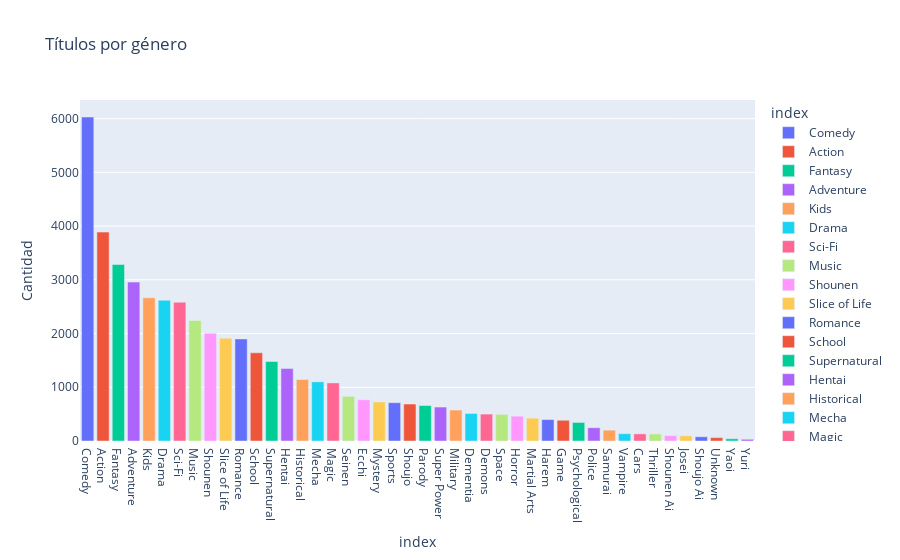

The code cell stored with this chart in its notebook:
### Code cell
# separamos los generos y contamos las ocurrencias
genre_counts = anime['Genres'].str.split(', ').explode().value_counts()

fig = px.bar(genre_counts, x=genre_counts.index, y=genre_counts.values,
             labels={'x':'Genero', 'y':'Cantidad'},
             title='Títulos por género',
             color=genre_counts.index)

fig.show()

### Figure 1 — Plotly figure (JSON) as saved in the notebook; plotly's stock layout.template omitted (floating-point values rounded to 4 significant figures)
{"data": [{"alignmentgroup": "True", "hovertemplate": "index=%{x}<br>Cantidad=%{y}<extra></extra>", "legendgroup": "Comedy", "marker": {"color": "#636efa"}, "name": "Comedy", "offsetgroup": "Comedy", "orientation": "v", "showlegend": true, "textposition": "auto", "type": "bar", "x": ["Comedy"], "xaxis": "x", "y": [6029], "yaxis": "y"}, {"alignmentgroup": "True", "hovertemplate": "index=%{x}<br>Cantidad=%{y}<extra></extra>", "legendgroup": "Action", "marker": {"color": "#EF553B"}, "name": "Action", "offsetgroup": "Action", "orientation": "v", "showlegend": true, "textposition": "auto", "type": "bar", "x": ["Action"], "xaxis": "x", "y": [3888], "yaxis": "y"}, {"alignmentgroup": "True", "hovertemplate": "index=%{x}<br>Cantidad=%{y}<extra></extra>", "legendgroup": "Fantasy", "marker": {"color": "#00cc96"}, "name": "Fantasy", "offsetgroup": "Fantasy", "orientation": "v", "showlegend": true, "textposition": "auto", "type": "bar", "x": ["Fantasy"], "xaxis": "x", "y": [3285], "yaxis": "y"}, {"alignmentgroup": "True", "hovertemplate": "index=%{x}<br>Cantidad=%{y}<extra></extra>", "legendgroup": "Adventure", "marker": {"color": "#ab63fa"}, "name": "Adventure", "offsetgroup": "Adventure", "orientation": "v", "showlegend": true, "textposition": "auto", "type": "bar", "x": ["Adventure"], "xaxis": "x", "y": [2957], "yaxis": "y"}, {"alignmentgroup": "True", "hovertemplate": "index=%{x}<br>Cantidad=%{y}<extra></extra>", "legendgroup": "Kids", "marker": {"color": "#FFA15A"}, "name": "Kids", "offsetgroup": "Kids", "orientation": "v", "showlegend": true, "textposition": "auto", "type": "bar", "x": ["Kids"], "xaxis": "x", "y": [2665], "yaxis": "y"}, {"alignmentgroup": "True", "hovertemplate": "index=%{x}<br>Cantidad=%{y}<extra></extra>", "legendgroup": "Drama", "marker": {"color": "#19d3f3"}, "name": "Drama", "offsetgroup": "Drama", "orientation": "v", "showlegend": true, "textposition": "auto", "type": "bar", "x": ["Drama"], "xaxis": "x", "y": [2619], "yaxis": "y"}, {"alignmentgroup": "True", "hovertemplate": "index=%{x}<br>Cantidad=%{y}<extra></extra>", "legendgroup": "Sci-Fi", "marker": {"color": "#FF6692"}, "name": "Sci-Fi", "offsetgroup": "Sci-Fi", "orientation": "v", "showlegend": true, "textposition": "auto", "type": "bar", "x": ["Sci-Fi"], "xaxis": "x", "y": [2583], "yaxis": "y"}, {"alignmentgroup": "True", "hovertemplate": "index=%{x}<br>Cantidad=%{y}<extra></extra>", "legendgroup": "Music", "marker": {"color": "#B6E880"}, "name": "Music", "offsetgroup": "Music", "orientation": "v", "showlegend": true, "textposition": "auto", "type": "bar", "x": ["Music"], "xaxis": "x", "y": [2244], "yaxis": "y"}, {"alignmentgroup": "True", "hovertemplate": "index=%{x}<br>Cantidad=%{y}<extra></extra>", "legendgroup": "Shounen", "marker": {"color": "#FF97FF"}, "name": "Shounen", "offsetgroup": "Shounen", "orientation": "v", "showlegend": true, "textposition": "auto", "type": "bar", "x": ["Shounen"], "xaxis": "x", "y": [2003], "yaxis": "y"}, {"alignmentgroup": "True", "hovertemplate": "index=%{x}<br>Cantidad=%{y}<extra></extra>", "legendgroup": "Slice of Life", "marker": {"color": "#FECB52"}, "name": "Slice of Life", "offsetgroup": "Slice of Life", "orientation": "v", "showlegend": true, "textposition": "auto", "type": "bar", "x": ["Slice of Life"], "xaxis": "x", "y": [1914], "yaxis": "y"}, {"alignmentgroup": "True", "hovertemplate": "index=%{x}<br>Cantidad=%{y}<extra></extra>", "legendgroup": "Romance", "marker": {"color": "#636efa"}, "name": "Romance", "offsetgroup": "Romance", "orientation": "v", "showlegend": true, "textposition": "auto", "type": "bar", "x": ["Romance"], "xaxis": "x", "y": [1899], "yaxis": "y"}, {"alignmentgroup": "True", "hovertemplate": "index=%{x}<br>Cantidad=%{y}<extra></extra>", "legendgroup": "School", "marker": {"color": "#EF553B"}, "name": "School", "offsetgroup": "School", "orientation": "v", "showlegend": true, "textposition": "auto", "type": "bar", "x": ["School"], "xaxis": "x", "y": [1642], "yaxis": "y"}, {"alignmentgroup": "True", "hovertemplate": "index=%{x}<br>Cantidad=%{y}<extra></extra>", "legendgroup": "Supernatural", "marker": {"color": "#00cc96"}, "name": "Supernatural", "offsetgroup": "Supernatural", "orientation": "v", "showlegend": true, "textposition": "auto", "type": "bar", "x": ["Supernatural"], "xaxis": "x", "y": [1479], "yaxis": "y"}, {"alignmentgroup": "True", "hovertemplate": "index=%{x}<br>Cantidad=%{y}<extra></extra>", "legendgroup": "Hentai", "marker": {"color": "#ab63fa"}, "name": "Hentai", "offsetgroup": "Hentai", "orientation": "v", "showlegend": true, "textposition": "auto", "type": "bar", "x": ["Hentai"], "xaxis": "x", "y": [1348], "yaxis": "y"}, {"alignmentgroup": "True", "hovertemplate": "index=%{x}<br>Cantidad=%{y}<extra></extra>", "legendgroup": "Historical", "marker": {"color": "#FFA15A"}, "name": "Historical", "offsetgroup": "Historical", "orientation": "v", "showlegend": true, "textposition": "auto", "type": "bar", "x": ["Historical"], "xaxis": "x", "y": [1144], "yaxis": "y"}, {"alignmentgroup": "True", "hovertemplate": "index=%{x}<br>Cantidad=%{y}<extra></extra>", "legendgroup": "Mecha", "marker": {"color": "#19d3f3"}, "name": "Mecha", "offsetgroup": "Mecha", "orientation": "v", "showlegend": true, "textposition": "auto", "type": "bar", "x": ["Mecha"], "xaxis": "x", "y": [1101], "yaxis": "y"}, {"alignmentgroup": "True", "hovertemplate": "index=%{x}<br>Cantidad=%{y}<extra></extra>", "legendgroup": "Magic", "marker": {"color": "#FF6692"}, "name": "Magic", "offsetgroup": "Magic", "orientation": "v", "showlegend": true, "textposition": "auto", "type": "bar", "x": ["Magic"], "xaxis": "x", "y": [1081], "yaxis": "y"}, {"alignmentgroup": "True", "hovertemplate": "index=%{x}<br>Cantidad=%{y}<extra></extra>", "legendgroup": "Seinen", "marker": {"color": "#B6E880"}, "name": "Seinen", "offsetgroup": "Seinen", "orientation": "v", "showlegend": true, "textposition": "auto", "type": "bar", "x": ["Seinen"], "xaxis": "x", "y": [830], "yaxis": "y"}, {"alignmentgroup": "True", "hovertemplate": "index=%{x}<br>Cantidad=%{y}<extra></extra>", "legendgroup": "Ecchi", "marker": {"color": "#FF97FF"}, "name": "Ecchi", "offsetgroup": "Ecchi", "orientation": "v", "showlegend": true, "textposition": "auto", "type": "bar", "x": ["Ecchi"], "xaxis": "x", "y": [767], "yaxis": "y"}, {"alignmentgroup": "True", "hovertemplate": "index=%{x}<br>Cantidad=%{y}<extra></extra>", "legendgroup": "Mystery", "marker": {"color": "#FECB52"}, "name": "Mystery", "offsetgroup": "Mystery", "orientation": "v", "showlegend": true, "textposition": "auto", "type": "bar", "x": ["Mystery"], "xaxis": "x", "y": [727], "yaxis": "y"}, {"alignmentgroup": "True", "hovertemplate": "index=%{x}<br>Cantidad=%{y}<extra></extra>", "legendgroup": "Sports", "marker": {"color": "#636efa"}, "name": "Sports", "offsetgroup": "Sports", "orientation": "v", "showlegend": true, "textposition": "auto", "type": "bar", "x": ["Sports"], "xaxis": "x", "y": [713], "yaxis": "y"}, {"alignmentgroup": "True", "hovertemplate": "index=%{x}<br>Cantidad=%{y}<extra></extra>", "legendgroup": "Shoujo", "marker": {"color": "#EF553B"}, "name": "Shoujo", "offsetgroup": "Shoujo", "orientation": "v", "showlegend": true, "textposition": "auto", "type": "bar", "x": ["Shoujo"], "xaxis": "x", "y": [688], "yaxis": "y"}, {"alignmentgroup": "True", "hovertemplate": "index=%{x}<br>Cantidad=%{y}<extra></extra>", "legendgroup": "Parody", "marker": {"color": "#00cc96"}, "name": "Parody", "offsetgroup": "Parody", "orientation": "v", "showlegend": true, "textposition": "auto", "type": "bar", "x": ["Parody"], "xaxis": "x", "y": [660], "yaxis": "y"}, {"alignmentgroup": "True", "hovertemplate": "index=%{x}<br>Cantidad=%{y}<extra></extra>", "legendgroup": "Super Power", "marker": {"color": "#ab63fa"}, "name": "Super Power", "offsetgroup": "Super Power", "orientation": "v", "showlegend": true, "textposition": "auto", "type": "bar", "x": ["Super Power"], "xaxis": "x", "y": [632], "yaxis": "y"}, {"alignmentgroup": "True", "hovertemplate": "index=%{x}<br>Cantidad=%{y}<extra></extra>", "legendgroup": "Military", "marker": {"color": "#FFA15A"}, "name": "Military", "offsetgroup": "Military", "orientation": "v", "showlegend": true, "textposition": "auto", "type": "bar", "x": ["Military"], "xaxis": "x", "y": [576], "yaxis": "y"}, {"alignmentgroup": "True", "hovertemplate": "index=%{x}<br>Cantidad=%{y}<extra></extra>", "legendgroup": "Dementia", "marker": {"color": "#19d3f3"}, "name": "Dementia", "offsetgroup": "Dementia", "orientation": "v", "showlegend": true, "textposition": "auto", "type": "bar", "x": ["Dementia"], "xaxis": "x", "y": [512], "yaxis": "y"}, {"alignmentgroup": "True", "hovertemplate": "index=%{x}<br>Cantidad=%{y}<extra></extra>", "legendgroup": "Demons", "marker": {"color": "#FF6692"}, "name": "Demons", "offsetgroup": "Demons", "orientation": "v", "showlegend": true, "textposition": "auto", "type": "bar", "x": ["Demons"], "xaxis": "x", "y": [501], "yaxis": "y"}, {"alignmentgroup": "True", "hovertemplate": "index=%{x}<br>Cantidad=%{y}<extra></extra>", "legendgroup": "Space", "marker": {"color": "#B6E880"}, "name": "Space", "offsetgroup": "Space", "orientation": "v", "showlegend": true, "textposition": "auto", "type": "bar", "x": ["Space"], "xaxis": "x", "y": [495], "yaxis": "y"}, {"alignmentgroup": "True", "hovertemplate": "index=%{x}<br>Cantidad=%{y}<extra></extra>", "legendgroup": "Horror", "marker": {"color": "#FF97FF"}, "name": "Horror", "offsetgroup": "Horror", "orientation": "v", "showlegend": true, "textposition": "auto", "type": "bar", "x": ["Horror"], "xaxis": "x", "y": [462], "yaxis": "y"}, {"alignmentgroup": "True", "hovertemplate": "index=%{x}<br>Cantidad=%{y}<extra></extra>", "legendgroup": "Martial Arts", "marker": {"color": "#FECB52"}, "name": "Martial Arts", "offsetgroup": "Martial Arts", "orientation": "v", "showlegend": true, "textposition": "auto", "type": "bar", "x": ["Martial Arts"], "xaxis": "x", "y": [425], "yaxis": "y"}, {"alignmentgroup": "True", "hovertemplate": "index=%{x}<br>Cantidad=%{y}<extra></extra>", "legendgroup": "Harem", "marker": {"color": "#636efa"}, "name": "Harem", "offsetgroup": "Harem", "orientation": "v", "showlegend": true, "textposition": "auto", "type": "bar", "x": ["Harem"], "xaxis": "x", "y": [399], "yaxis": "y"}, {"alignmentgroup": "True", "hovertemplate": "index=%{x}<br>Cantidad=%{y}<extra></extra>", "legendgroup": "Game", "marker": {"color": "#EF553B"}, "name": "Game", "offsetgroup": "Game", "orientation": "v", "showlegend": true, "textposition": "auto", "type": "bar", "x": ["Game"], "xaxis": "x", "y": [386], "yaxis": "y"}, {"alignmentgroup": "True", "hovertemplate": "index=%{x}<br>Cantidad=%{y}<extra></extra>", "legendgroup": "Psychological", "marker": {"color": "#00cc96"}, "name": "Psychological", "offsetgroup": "Psychological", "orientation": "v", "showlegend": true, "textposition": "auto", "type": "bar", "x": ["Psychological"], "xaxis": "x", "y": [345], "yaxis": "y"}, {"alignmentgroup": "True", "hovertemplate": "index=%{x}<br>Cantidad=%{y}<extra></extra>", "legendgroup": "Police", "marker": {"color": "#ab63fa"}, "name": "Police", "offsetgroup": "Police", "orientation": "v", "showlegend": true, "textposition": "auto", "type": "bar", "x": ["Police"], "xaxis": "x", "y": [247], "yaxis": "y"}, {"alignmentgroup": "True", "hovertemplate": "index=%{x}<br>Cantidad=%{y}<extra></extra>", "legendgroup": "Samurai", "marker": {"color": "#FFA15A"}, "name": "Samurai", "offsetgroup": "Samurai", "orientation": "v", "showlegend": true, "textposition": "auto", "type": "bar", "x": ["Samurai"], "xaxis": "x", "y": [202], "yaxis": "y"}, {"alignmentgroup": "True", "hovertemplate": "index=%{x}<br>Cantidad=%{y}<extra></extra>", "legendgroup": "Vampire", "marker": {"color": "#19d3f3"}, "name": "Vampire", "offsetgroup": "Vampire", "orientation": "v", "showlegend": true, "textposition": "auto", "type": "bar", "x": ["Vampire"], "xaxis": "x", "y": [136], "yaxis": "y"}, {"alignmentgroup": "True", "hovertemplate": "index=%{x}<br>Cantidad=%{y}<extra></extra>", "legendgroup": "Cars", "marker": {"color": "#FF6692"}, "name": "Cars", "offsetgroup": "Cars", "orientation": "v", "showlegend": true, "textposition": "auto", "type": "bar", "x": ["Cars"], "xaxis": "x", "y": [133], "yaxis": "y"}, {"alignmentgroup": "True", "hovertemplate": "index=%{x}<br>Cantidad=%{y}<extra></extra>", "legendgroup": "Thriller", "marker": {"color": "#B6E880"}, "name": "Thriller", "offsetgroup": "Thriller", "orientation": "v", "showlegend": true, "textposition": "auto", "type": "bar", "x": ["Thriller"], "xaxis": "x", "y": [131], "yaxis": "y"}, {"alignmentgroup": "True", "hovertemplate": "index=%{x}<br>Cantidad=%{y}<extra></extra>", "legendgroup": "Shounen Ai", "marker": {"color": "#FF97FF"}, "name": "Shounen Ai", "offsetgroup": "Shounen Ai", "orientation": "v", "showlegend": true, "textposition": "auto", "type": "bar", "x": ["Shounen Ai"], "xaxis": "x", "y": [100], "yaxis": "y"}, {"alignmentgroup": "True", "hovertemplate": "index=%{x}<br>Cantidad=%{y}<extra></extra>", "legendgroup": "Josei", "marker": {"color": "#FECB52"}, "name": "Josei", "offsetgroup": "Josei", "orientation": "v", "showlegend": true, "textposition": "auto", "type": "bar", "x": ["Josei"], "xaxis": "x", "y": [97], "yaxis": "y"}, {"alignmentgroup": "True", "hovertemplate": "index=%{x}<br>Cantidad=%{y}<extra></extra>", "legendgroup": "Shoujo Ai", "marker": {"color": "#636efa"}, "name": "Shoujo Ai", "offsetgroup": "Shoujo Ai", "orientation": "v", "showlegend": true, "textposition": "auto", "type": "bar", "x": ["Shoujo Ai"], "xaxis": "x", "y": [79], "yaxis": "y"}, {"alignmentgroup": "True", "hovertemplate": "index=%{x}<br>Cantidad=%{y}<extra></extra>", "legendgroup": "Unknown", "marker": {"color": "#EF553B"}, "name": "Unknown", "offsetgroup": "Unknown", "orientation": "v", "showlegend": true, "textposition": "auto", "type": "bar", "x": ["Unknown"], "xaxis": "x", "y": [63], "yaxis": "y"}, {"alignmentgroup": "True", "hovertemplate": "index=%{x}<br>Cantidad=%{y}<extra></extra>", "legendgroup": "Yaoi", "marker": {"color": "#00cc96"}, "name": "Yaoi", "offsetgroup": "Yaoi", "orientation": "v", "showlegend": true, "textposition": "auto", "type": "bar", "x": ["Yaoi"], "xaxis": "x", "y": [42], "yaxis": "y"}, {"alignmentgroup": "True", "hovertemplate": "index=%{x}<br>Cantidad=%{y}<extra></extra>", "legendgroup": "Yuri", "marker": {"color": "#ab63fa"}, "name": "Yuri", "offsetgroup": "Yuri", "orientation": "v", "showlegend": true, "textposition": "auto", "type": "bar", "x": ["Yuri"], "xaxis": "x", "y": [32], "yaxis": "y"}], "layout": {"barmode": "relative", "legend": {"title": {"text": "index"}, "tracegroupgap": 0}, "title": {"text": "Títulos por género"}, "xaxis": {"anchor": "y", "categoryarray": ["Comedy", "Action", "Fantasy", "Adventure", "Kids", "Drama", "Sci-Fi", "Music", "Shounen", "Slice of Life", "Romance", "School", "Supernatural", "Hentai", "Historical", "Mecha", "Magic", "Seinen", "Ecchi", "Mystery", "Sports", "Shoujo", "Parody", "Super Power", "Military", "Dementia", "Demons", "Space", "Horror", "Martial Arts", "Harem", "Game", "Psychological", "Police", "Samurai", "Vampire", "Cars", "Thriller", "Shounen Ai", "Josei", "Shoujo Ai", "Unknown", "Yaoi", "Yuri"], "categoryorder": "array", "domain": [0, 1], "title": {"text": "index"}}, "yaxis": {"anchor": "x", "domain": [0, 1], "title": {"text": "Cantidad"}}}}
